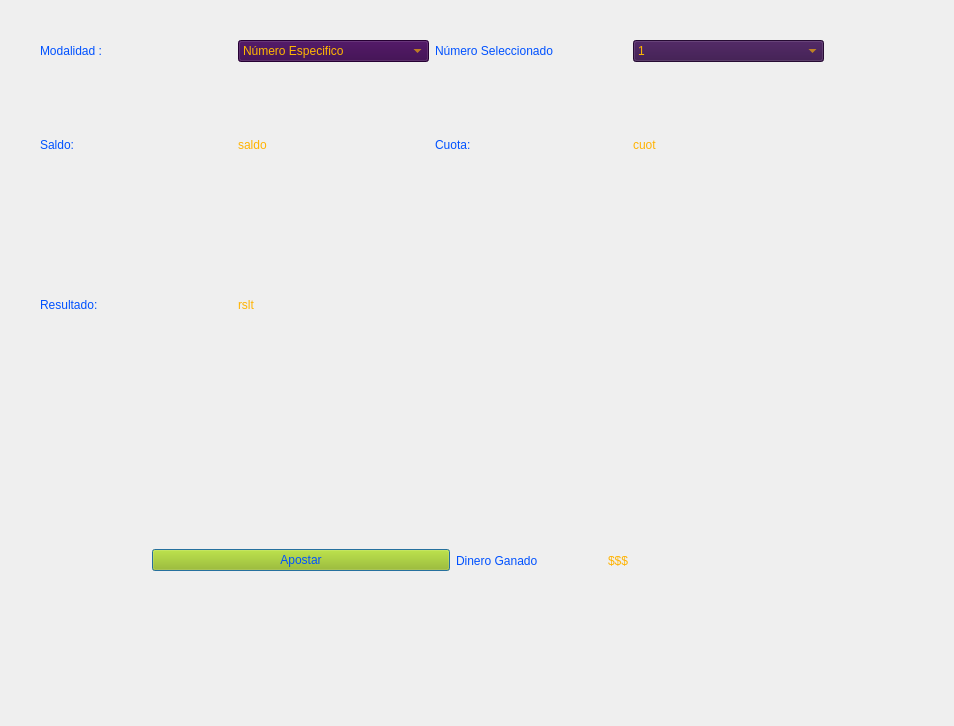
<?xml version="1.0" encoding="UTF-8"?>
<ui version="4.0">
 <class>Dialog</class>
 <widget class="QDialog" name="Dialog">
  <property name="geometry">
   <rect>
    <x>0</x>
    <y>0</y>
    <width>954</width>
    <height>726</height>
   </rect>
  </property>
  <property name="windowTitle">
   <string>Dialog</string>
  </property>
  <widget class="QWidget" name="gridLayoutWidget">
   <property name="geometry">
    <rect>
     <x>40</x>
     <y>40</y>
     <width>784</width>
     <height>341</height>
    </rect>
   </property>
   <layout class="QGridLayout" name="gridLayout">
    <item row="2" column="0">
     <layout class="QHBoxLayout" name="horizontalLayout_5">
      <item>
       <widget class="QLabel" name="result">
        <property name="styleSheet">
         <string notr="true">font: 36pt &quot;Playbill&quot;;
color: rgb(0, 81, 255);</string>
        </property>
        <property name="text">
         <string>Resultado:</string>
        </property>
       </widget>
      </item>
      <item>
       <widget class="QLabel" name="_resultado">
        <property name="styleSheet">
         <string notr="true">font: 36pt &quot;Playbill&quot;;
color: rgb(255, 179, 2);</string>
        </property>
        <property name="text">
         <string>rslt</string>
        </property>
       </widget>
      </item>
     </layout>
    </item>
    <item row="0" column="0">
     <layout class="QHBoxLayout" name="horizontalLayout_2">
      <item>
       <widget class="QLabel" name="modalidad">
        <property name="styleSheet">
         <string notr="true">font: 30pt &quot;Playbill&quot;;
color: rgb(0, 81, 255);</string>
        </property>
        <property name="text">
         <string>Modalidad :</string>
        </property>
       </widget>
      </item>
      <item>
       <widget class="QComboBox" name="_modalidad">
        <property name="toolTip">
         <string>&lt;html&gt;&lt;head/&gt;&lt;body&gt;&lt;p align=&quot;center&quot;&gt;&lt;br/&gt;&lt;/p&gt;&lt;/body&gt;&lt;/html&gt;</string>
        </property>
        <property name="whatsThis">
         <string>&lt;html&gt;&lt;head/&gt;&lt;body&gt;&lt;p align=&quot;center&quot;&gt;&lt;br/&gt;&lt;/p&gt;&lt;/body&gt;&lt;/html&gt;</string>
        </property>
        <property name="styleSheet">
         <string notr="true">font: 24pt &quot;Playbill&quot;;
background-color: rgb(53, 0, 71);
color: rgb(255, 183, 1);</string>
        </property>
        <item>
         <property name="text">
          <string>Número Especifico</string>
         </property>
        </item>
        <item>
         <property name="text">
          <string>Cualquier Par</string>
         </property>
        </item>
        <item>
         <property name="text">
          <string>Par en especifico</string>
         </property>
        </item>
        <item>
         <property name="text">
          <string>Terna o trio</string>
         </property>
        </item>
        <item>
         <property name="text">
          <string>Terna en especifico</string>
         </property>
        </item>
       </widget>
      </item>
     </layout>
    </item>
    <item row="1" column="0">
     <layout class="QHBoxLayout" name="horizontalLayout_4">
      <item>
       <widget class="QLabel" name="Saldotext">
        <property name="styleSheet">
         <string notr="true">font: 36pt &quot;Playbill&quot;;
color: rgb(0, 81, 255);</string>
        </property>
        <property name="text">
         <string>Saldo:</string>
        </property>
       </widget>
      </item>
      <item>
       <widget class="QLabel" name="_saldo">
        <property name="styleSheet">
         <string notr="true">font: 36pt &quot;Playbill&quot;;
color: rgb(255, 179, 2);</string>
        </property>
        <property name="text">
         <string>saldo</string>
        </property>
       </widget>
      </item>
     </layout>
    </item>
    <item row="1" column="1">
     <layout class="QHBoxLayout" name="horizontalLayout_6">
      <item>
       <widget class="QLabel" name="Cuota">
        <property name="styleSheet">
         <string notr="true">font: 36pt &quot;Playbill&quot;;
color: rgb(0, 81, 255);</string>
        </property>
        <property name="text">
         <string>Cuota:</string>
        </property>
       </widget>
      </item>
      <item>
       <widget class="QLabel" name="_cuota">
        <property name="styleSheet">
         <string notr="true">font: 36pt &quot;Playbill&quot;;
color: rgb(255, 179, 2);</string>
        </property>
        <property name="text">
         <string>cuot</string>
        </property>
       </widget>
      </item>
     </layout>
    </item>
    <item row="0" column="1">
     <layout class="QHBoxLayout" name="horizontalLayout_3">
      <item>
       <widget class="QLabel" name="nselect">
        <property name="styleSheet">
         <string notr="true">font: 30pt &quot;Playbill&quot;;
color: rgb(0, 81, 255);</string>
        </property>
        <property name="text">
         <string>Número Seleccionado</string>
        </property>
       </widget>
      </item>
      <item>
       <widget class="QComboBox" name="_nseleccionado">
        <property name="styleSheet">
         <string notr="true">font: 26pt &quot;Playbill&quot;;
background-color: rgb(53, 15, 71);
color: rgb(255, 183, 1);</string>
        </property>
        <item>
         <property name="text">
          <string>1</string>
         </property>
        </item>
        <item>
         <property name="text">
          <string>2</string>
         </property>
        </item>
        <item>
         <property name="text">
          <string>3</string>
         </property>
        </item>
        <item>
         <property name="text">
          <string>4</string>
         </property>
        </item>
        <item>
         <property name="text">
          <string>5</string>
         </property>
        </item>
        <item>
         <property name="text">
          <string>6</string>
         </property>
        </item>
       </widget>
      </item>
     </layout>
    </item>
   </layout>
  </widget>
  <widget class="QWidget" name="horizontalLayoutWidget_7">
   <property name="geometry">
    <rect>
     <x>152</x>
     <y>510</y>
     <width>601</width>
     <height>101</height>
    </rect>
   </property>
   <layout class="QHBoxLayout" name="horizontalLayout_7">
    <item>
     <widget class="QPushButton" name="_apostar">
      <property name="styleSheet">
       <string notr="true">QPushButton#_apostar{font: 36pt &quot;Playbill&quot;;
color: rgb(0, 81, 255);
background-color: rgb(156, 189, 0);
}
QPushButton#_apostar:hover{
background-color:rgb(86, 124, 255);
 padding-right: 50px;
}</string>
      </property>
      <property name="text">
       <string>Apostar</string>
      </property>
     </widget>
    </item>
    <item>
     <layout class="QHBoxLayout" name="horizontalLayout">
      <item>
       <widget class="QLabel" name="dineroganado">
        <property name="styleSheet">
         <string notr="true">font: 36pt &quot;Playbill&quot;;
color: rgb(0, 81, 255);</string>
        </property>
        <property name="text">
         <string>Dinero Ganado</string>
        </property>
       </widget>
      </item>
      <item>
       <widget class="QLabel" name="_valorganado">
        <property name="styleSheet">
         <string notr="true">font: 36pt &quot;Playbill&quot;;
color: rgb(255, 179, 2);</string>
        </property>
        <property name="text">
         <string>$$$</string>
        </property>
       </widget>
      </item>
     </layout>
    </item>
   </layout>
  </widget>
 </widget>
 <resources/>
 <connections/>
</ui>
